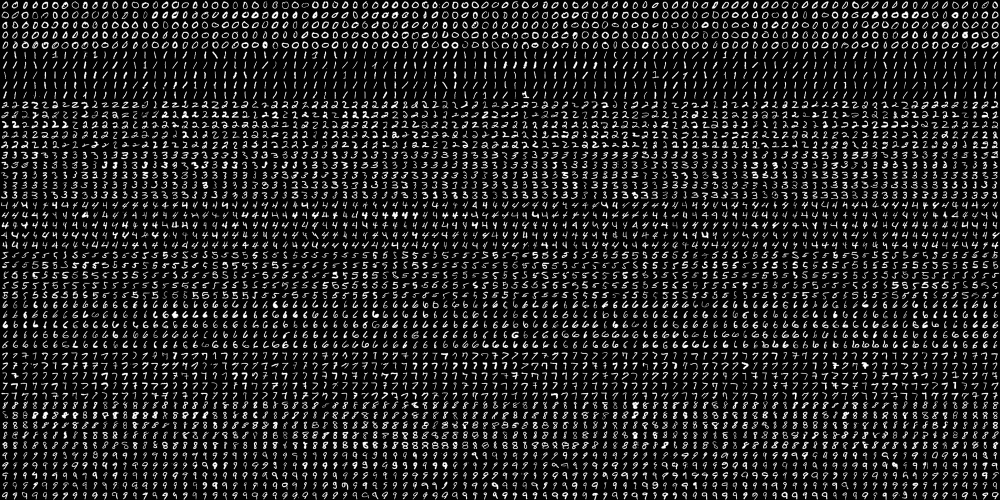
#> input picture Assignment 2/data/digits/handwritten.png, 2000 x 1000 px (shown at 1/2 size)
$ python -i digit_descriptor.py   (imports and definitions only)
#> lines starting #> are read from the running program, lines starting #| are printed output that depends on the picture
#> further down, picture is the input picture: shape (1000, 2000); min 0, max 255, mean 33.8
# Defines the descriptor used for digit recognition.

import cv2 as cv
import numpy


__all__ = [
    'digit_descriptor'
]


# Produces a feature descriptor for an digit image that is used for recognition.
def digit_descriptor(image_grey: numpy.ndarray) -> numpy.ndarray:
    # Crop the image to just the foreground area.
    _, binary = cv.threshold(image_grey, 0, 255, cv.THRESH_OTSU)
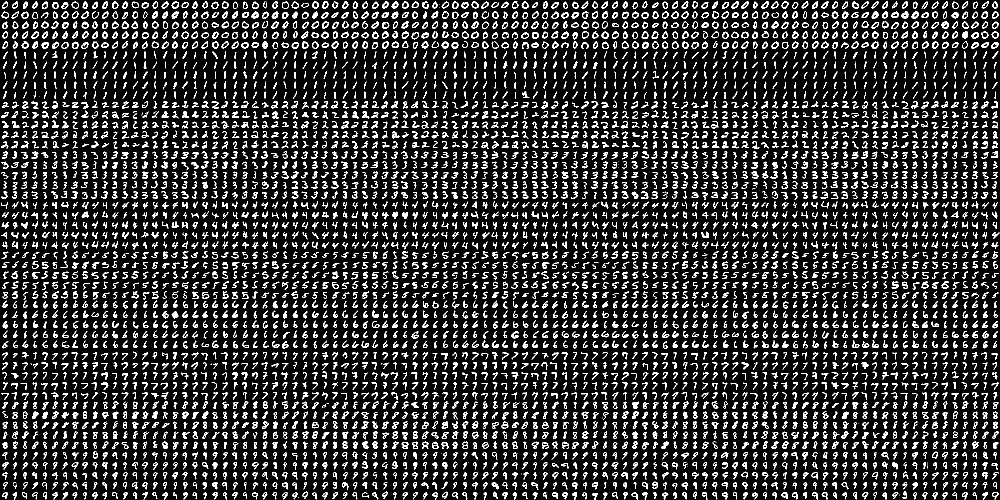
#> binary: shape (1000, 2000) (shown at 1/2 size); 14.6% white in thin lines or dots
    x, y, w, h = cv.boundingRect(binary)
#> x = 2; y = 2; w = 1997; h = 998
    image_grey = image_grey[y:y + h, x:x + w]
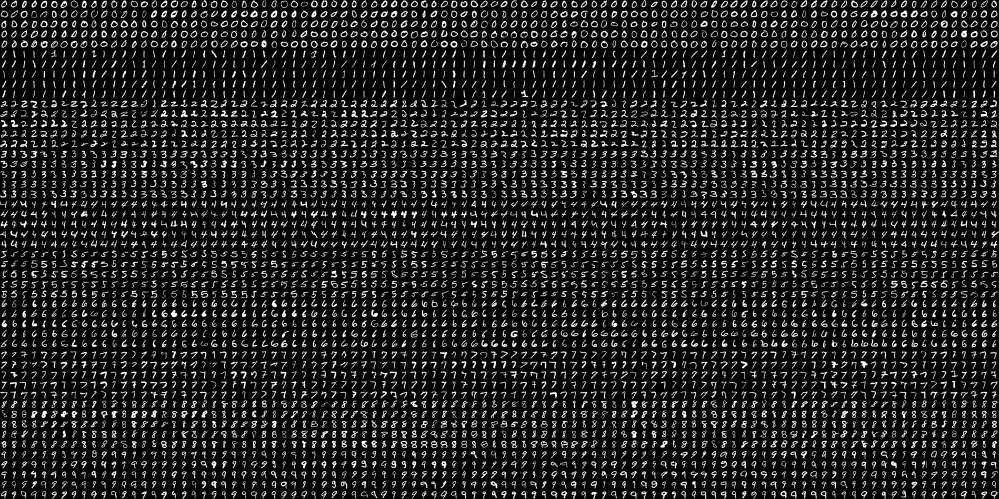
#> image_grey: shape (998, 1997) (shown at 1/2 size); min 0, max 255, mean 33.9

    # Resize to uniform size.
    image_grey = cv.resize(image_grey, (32, 32), interpolation=cv.INTER_CUBIC)
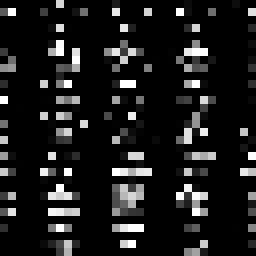
#> image_grey: shape (32, 32) (shown 8 times larger); min 0, max 255, mean 28
    image_grey = cv.normalize(image_grey, None, 0, 255, cv.NORM_MINMAX)
    # Threshold to remove background. Retain foreground for better representation of the digit.
    _, image_grey = cv.threshold(image_grey, 0, 255, cv.THRESH_OTSU + cv.THRESH_TOZERO)
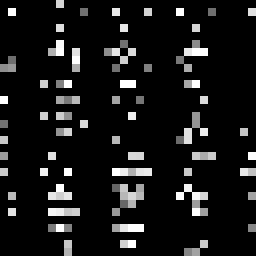
#> image_grey: shape (32, 32) (shown 8 times larger); min 0, max 255, mean 24
    # Use HOG descriptor, which is better at handling variations in the image than raw image data.
    descriptor = _hog.compute(image_grey).ravel()
#> descriptor = 324 values, max 0.311 at index 256, min 0 at index 5, mean 0.116
    return descriptor


_hog = cv.HOGDescriptor((32, 32), (16, 16), (8, 8), (8, 8), 9)

>>> import cv2
>>> picture = cv2.imread('../../data/digits/handwritten.png', cv2.IMREAD_GRAYSCALE)
>>> result = digit_descriptor(picture)
#> result has the same summary as descriptor in digit_descriptor
